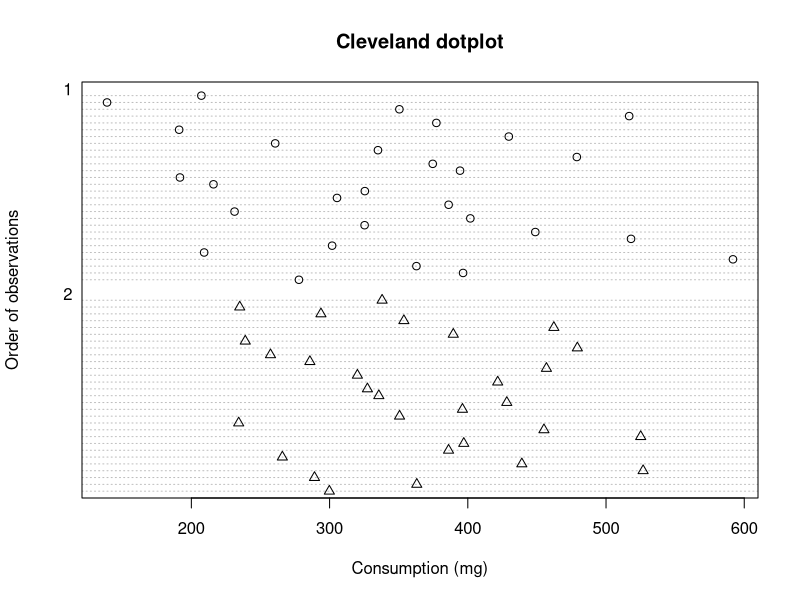
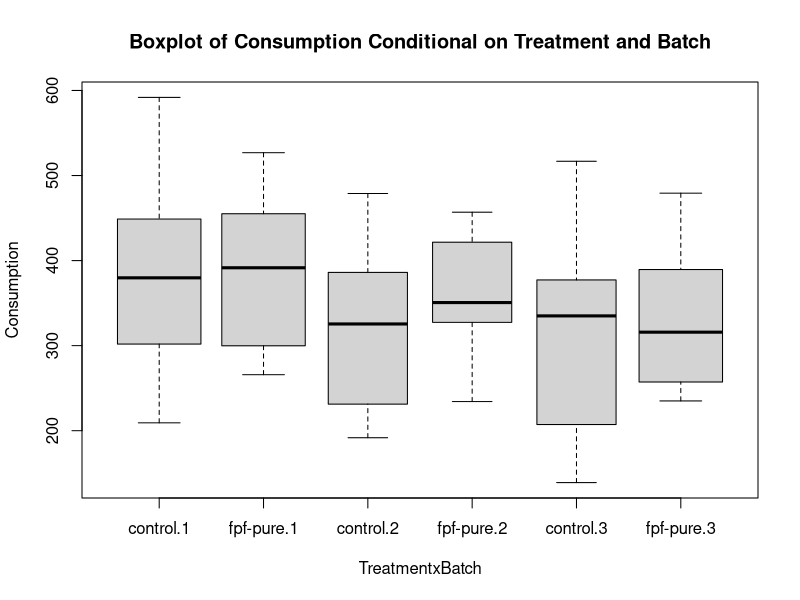
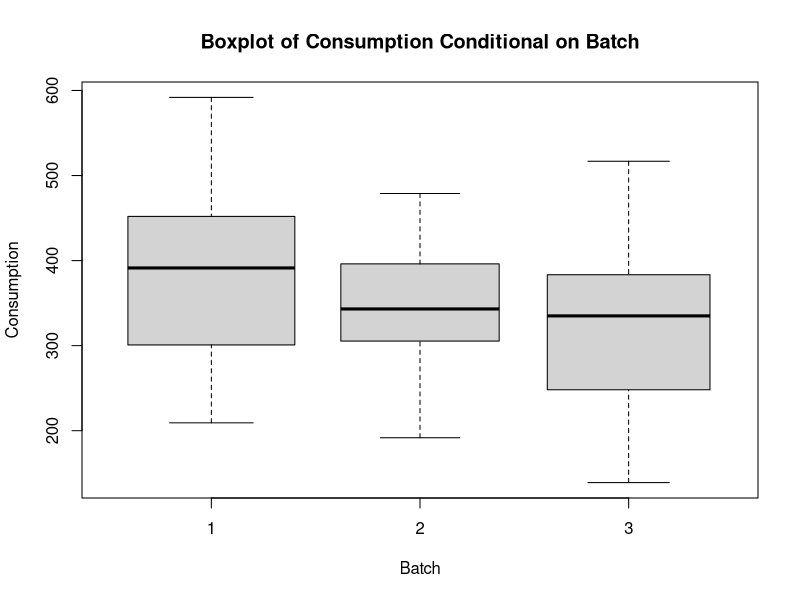
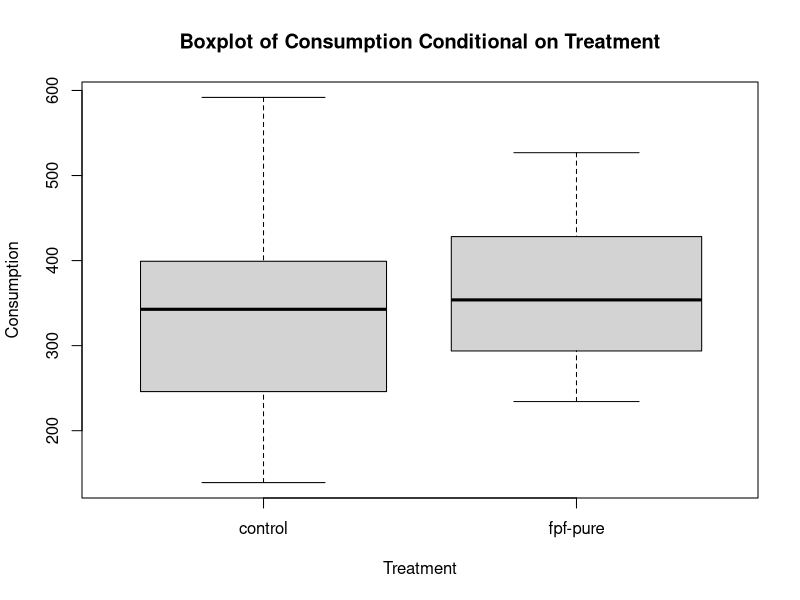
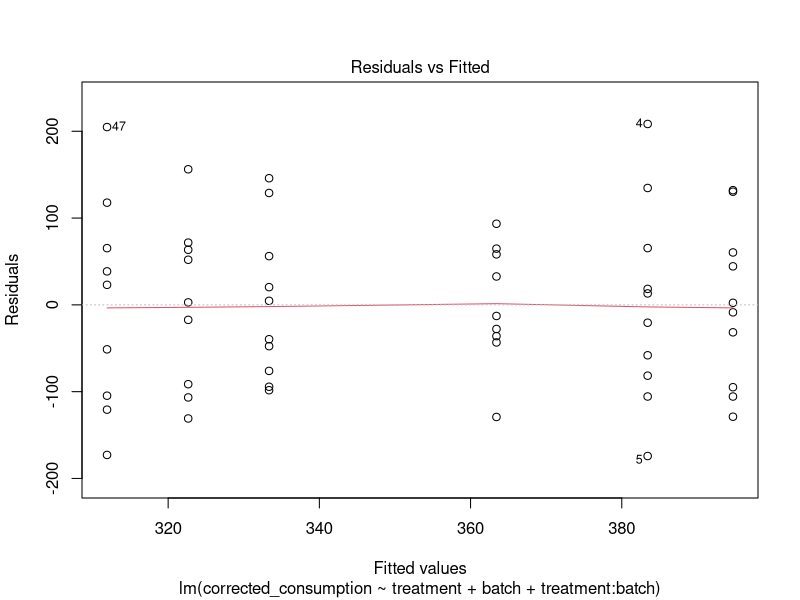
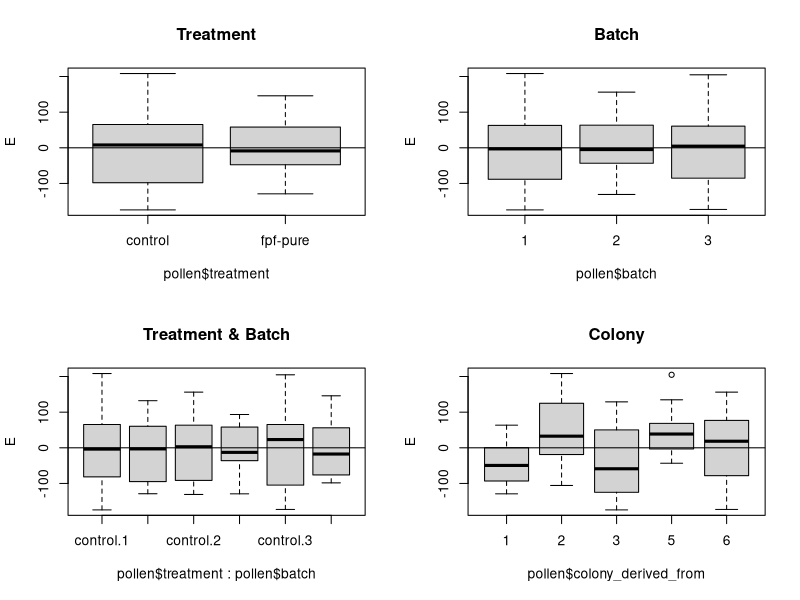
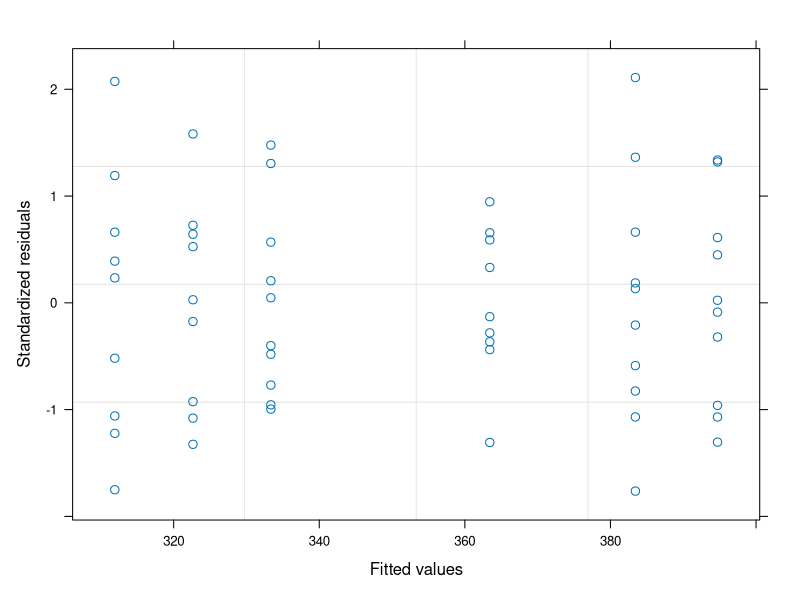
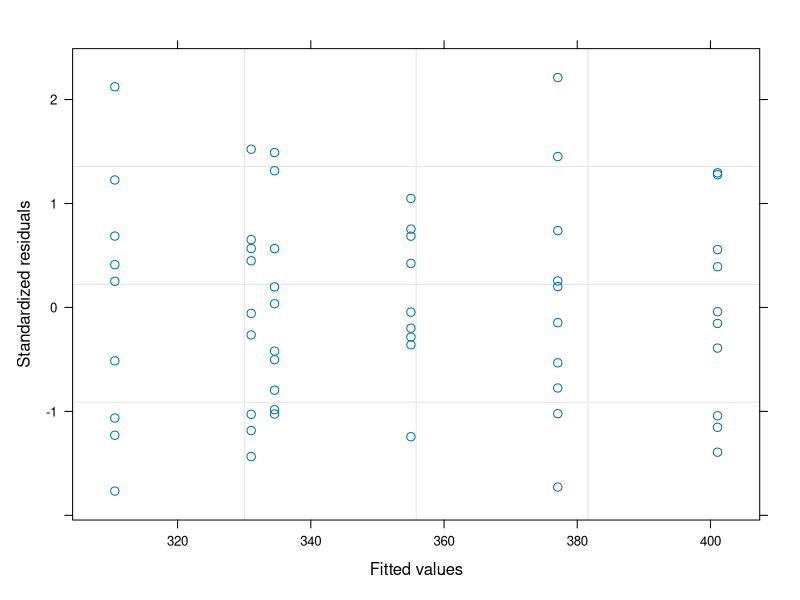

Recreate these plots in R, in order.
## ---- chunk 1
knitr::opts_chunk$set(echo = FALSE, message = FALSE, warning = FALSE)
## ---- chunk 2
pollen <- read.csv("output/pollen_consumption_corrected_long.csv")
## ---- chunk 3
library(tidyverse)

# x1000 for mg
pollen$corrected_consumption <- pollen$corrected_consumption * 1000
## ---- chunk 4
worker_number <- read.csv("input/number_of_workers_each_day.csv")

# convert into long format
day <- c("1", "2", "4", "6", "8", "10")

worker_long <- tibble()

for (i in 1:length(day)) {
  
  worker_temp <- worker_number [, c(1:5, 5+i)]
  
  worker_temp$day <- day [i]
  
  colnames(worker_temp) [6] <- "worker_number"
  
  worker_long <- rbind(worker_long, worker_temp)
  
}

# create microcolony_day variable for worker_long and pollen
worker_long$mc_day <- paste0(worker_long$microcolony.number, "_", worker_long$day)

pollen$mc_day <- paste0(pollen$microcolony_number, "_", pollen$day)

# associate the worker number with the pollen dataframe. below says for each row of pollen df
# scan each row of the worker_long df. if there is a match between the mc_day unique identifier
# then put the worker number value for that row of worker_long into the matched row of pollen df
pollen$worker_number <- 0

for (i in 1:nrow(pollen)) {
  
  for (k in 1:nrow(worker_long)) {
    
      if (pollen$mc_day [i] == worker_long$mc_day [k]) {pollen$worker_number [i] <- worker_long$worker_number [k]}
    
  }
}

# remove mc_day from pollen
pollen <- pollen [,-7]

# divide corrected consumption values by number of bees present
pollen$corrected_consumption <- pollen$corrected_consumption / pollen$worker_number
## ---- chunk 5
# sum consumption by MC
tot_con <- tibble()

microcolony_numbers <- unique(pollen$microcolony_number)

for (i in 1:length(microcolony_numbers)) {
  
  if (length(pollen$corrected_consumption [pollen$microcolony_number == microcolony_numbers [i]]) == 6) {

  filtered_con <- cbind(sum(pollen$corrected_consumption [pollen$microcolony_number == microcolony_numbers [i]]), microcolony_numbers [i])
  
  tot_con <- rbind(tot_con, filtered_con)
  
  }

}

# re-associate these MC values with colony, batch etc information
batch_col_info <- unique(pollen [, c(1,2,3,4)])

batch_col_info$corrected_consumption <- 0 

for (i in 1:nrow(tot_con)) {
  
  for (k in 1:nrow(batch_col_info)) {
    
    if (tot_con [i, 2] == batch_col_info [k, 1]) {
      
      batch_col_info$corrected_consumption [k] <- tot_con [i, 1] 
      
    }
    
  }
  
}

# remove 0s (these had spills) and rename data
pollen <- batch_col_info

pollen <- pollen [pollen$corrected_consumption > 0, ]

## ---- chunk 6
# sort out the variable classes
pollen$microcolony_number <- as.factor(pollen$microcolony_number)
pollen$batch <- as.factor(pollen$batch)
pollen$colony_derived_from <- as.factor(pollen$colony_derived_from)
pollen$treatment <- as.factor(pollen$treatment)
## ---- chunk 7
# Cleveland Dot Plot. First make column with 1 and 2 that correspond to Treatment levels

pollen$clevelandcode <- factor(
ifelse(pollen$treatment == "control",
1,
2))

pollen$clevelandcode <- as.numeric(pollen$clevelandcode)

dotchart(pollen$corrected_consumption,
         groups = factor(pollen$clevelandcode),
         ylab = "Order of observations",
         xlab = "Consumption (mg)", main = "Cleveland dotplot", pch = pollen$clevelandcode)

boxplot(corrected_consumption ~ treatment * batch,
        varwidth = TRUE, xlab = "TreatmentxBatch",
        main = "Boxplot of Consumption Conditional on Treatment and Batch", 
        ylab = "Consumption", data = pollen)

boxplot(corrected_consumption ~ batch,
        varwidth = TRUE, xlab = "Batch",
        main = "Boxplot of Consumption Conditional on Batch", 
        ylab = "Consumption", data = pollen)

boxplot(corrected_consumption ~ treatment,
        varwidth = TRUE, xlab = "Treatment",
        main = "Boxplot of Consumption Conditional on Treatment", 
        ylab = "Consumption", data = pollen)
## ---- chunk 8
# beyond optimal model.

# biologically this is my beyond optimal model.

M.lm <- lm(corrected_consumption ~ treatment + batch + treatment:batch, data = pollen)

summary(M.lm)

# use the residuals from this beyond optimal model
plot(M.lm, which = c (1))
## ---- chunk 9
library(nlme)

M1.gls <- gls(corrected_consumption ~ treatment + batch + treatment:batch, data = pollen, method = "REML")

E <- resid(M1.gls)

op <- par(mfrow = c(2, 2))

boxplot(E ~ pollen$treatment, main = "Treatment")
abline(0, 0)

boxplot(E ~ pollen$batch, main = "Batch")
abline(0, 0)

boxplot(E ~ pollen$treatment * pollen$batch, main = "Treatment & Batch")
abline(0, 0)

boxplot(E ~ pollen$colony_derived_from, main = "Colony")
abline(0, 0)

par(op)

plot(M1.gls, which = c (1))
## ---- chunk 10
# random intercept?
M1.lme <- lme(corrected_consumption ~ treatment + batch + treatment:batch, data = pollen, 
              random = ~1 | colony_derived_from, method = "REML")

AIC(M1.gls, M1.lme)

anova(M1.gls, M1.lme)

library(lmtest)
lrtest(M1.gls, M1.lme)

# What about the variance structure?
M1a.gls <- gls(corrected_consumption ~ treatment + batch + treatment:batch,
               data = pollen,
               method = "REML",
               weights = varIdent(form =~ 1 | treatment*batch))

M1b.gls <- gls(corrected_consumption ~ treatment + batch + treatment:batch,
               data = pollen,
               method = "REML",
               weights = varIdent(form =~ 1 | batch))

AIC(M1.gls, M1a.gls, M1b.gls)

anova(M1.gls, M1b.gls)

anova(M1.gls, M1a.gls)

# no varIdent structure is a significant improvement
## ---- chunk 11
M1.gls <- gls(corrected_consumption ~ treatment + batch + treatment:batch, data = pollen, method = "ML")

# what does AIC say?
library(MASS)
stepAIC(M1.gls)
## ---- chunk 12
# manual 

# round 1
M1.gls.a <- update(M1.gls, .~. - treatment:batch)

anova(M1.gls, M1.gls.a)

# round 2 
M1.gls.b <- update(M1.gls.a, .~. - treatment)
M1.gls.c <- update(M1.gls.a, .~. - batch)

anova(M1.gls.a, M1.gls.b)
anova(M1.gls.a, M1.gls.c)

## ---- chunk 13
M1.gls.a <- update(M1.gls.a, method = "REML")

# extract residuals
E <- resid(M1.gls.a, type = "normalized")

# residuals vs fitted
plot(M1.gls.a, which = c (1))

op <- par(mfrow = c(2, 2))

boxplot(E ~ pollen$treatment, main = "Treatment")
abline(0, 0)

boxplot(E ~ pollen$batch, main = "Batch")
abline(0, 0)

boxplot(E ~ pollen$treatment * pollen$batch, main = "Treatment & Batch")
abline(0, 0)

boxplot(E ~ pollen$colony_derived_from, main = "Colony")
abline(0, 0)

par(op)
## ---- chunk 14
M1.lme.a <- lme(corrected_consumption ~ treatment + batch,
               data = pollen,
               random =~1 | colony_derived_from, method = "REML")

# summary(M1.lme.a)

# extract residuals
E <- resid(M1.lme.a , type = "response")

# residuals vs fitted
plot(M1.lme.a , which = c (1))

op <- par(mfrow = c(2, 2))

boxplot(E ~ pollen$treatment, main = "Treatment")
abline(0, 0)

boxplot(E ~ pollen$batch, main = "Batch")
abline(0, 0)

boxplot(E ~ pollen$treatment * pollen$batch, main = "Treatment & Batch")
abline(0, 0)

boxplot(E ~ pollen$colony_derived_from, main = "Colony")
abline(0, 0)

par(op)

## ---- chunk 15
M1.lme.a <- lme(corrected_consumption ~ treatment + batch,
               data = pollen,
               random =~1 | colony_derived_from, method = "REML",
               weights = varIdent(form =~ 1 | batch*treatment))

# summary(M1.lme.a)

# extract residuals
E <- resid(M1.lme.a , type = "response")

# residuals vs fitted
plot(M1.lme.a , which = c (1))

op <- par(mfrow = c(2, 2))

boxplot(E ~ pollen$treatment, main = "Treatment")
abline(0, 0)

boxplot(E ~ pollen$batch, main = "Batch")
abline(0, 0)

boxplot(E ~ pollen$treatment * pollen$batch, main = "Treatment & Batch")
abline(0, 0)

boxplot(E ~ pollen$colony_derived_from, main = "Colony")
abline(0, 0)

par(op)

## ---- chunk 16
M1.lme.a <- lme(corrected_consumption ~ treatment + batch,
               data = pollen,
               random =~1 | colony_derived_from, method = "REML")
## ---- chunk 17
M1.lme.a <- lme(corrected_consumption ~ treatment + batch,
               data = pollen,
               random =~1 | colony_derived_from, method = "ML")

# round 2 
M1.lme.b <- update(M1.lme.a, .~. - treatment)
M1.lme.c <- update(M1.lme.a, .~. - batch)

anova(M1.lme.a, M1.lme.b)
anova(M1.lme.a, M1.lme.c)
## ---- chunk 18
M1.lme.a <- lme(corrected_consumption ~ treatment + batch,
               data = pollen,
               random =~1 | colony_derived_from, method = "REML")

# summary(M3a.lme.a)

newdat <- expand.grid(treatment=levels(pollen$treatment), batch=levels(pollen$batch))

newdat$pred <- predict(M1.lme.a, newdat, level = 0)

Designmat <- model.matrix(eval(eval(M1.lme.a$call$fixed)[-2]), newdat[-3])

predvar <- diag(Designmat %*% M1.lme.a$varFix %*% t(Designmat))

newdat$SE <- sqrt(predvar)

newdat$ci_lower <- newdat$pred - (1.96 * newdat$SE) # 1.96 or qt(1 - (0.05 / 2), n - 1)?

newdat$ci_higher <- newdat$pred + (1.96 * newdat$SE) # 1.96 or qt(1 - (0.05 / 2), n - 1)?
## ---- chunk 19
batch_one_only <- newdat [newdat$batch == "1", ]

# ggplot
p1 <- ggplot(data = batch_one_only, aes(x = treatment, y = pred, colour = as.factor(treatment))) + 
  
  geom_point(position = position_dodge(width = 0.75), size = 3) +
  
  geom_errorbar(aes(x = treatment,
                    ymin = ci_lower,
                    ymax = ci_higher,
                    colour = as.factor(treatment)),
                position = position_dodge(width = 0.75),
                width = 0.05, 
                size = 0.8) +
  
  geom_point(data = pollen,
             aes(x = treatment,
                 y = corrected_consumption,
                 colour = as.factor(treatment)),
             alpha = 0.4,
             position  = position_jitterdodge(),
             show.legend = FALSE) +
  
  theme_bw() +

  labs(y = "Average Pollen Consumption/Bee/Microcolony", colour = "Treatment") +
    
  # theme(axis.text.x = element_text(angle = 90, vjust = 0.5, hjust=1)) +
    
  ggtitle("Average Pollen Consumption By Treatment") +
    
  theme(plot.title = element_text(hjust = 0.5), axis.title.x = element_blank()) +
  
  scale_color_manual(values = c("#117733", "#332288"), labels = c("Control", "Flupyradifurone")) +
  
  scale_x_discrete(labels=c("Control", "Flupyradifurone")) +
  
  annotate(geom = "text", x = 2.32, y = 145, label = "bolditalic('p')~bold('= 0.344')", fontface = 2, size = 6, parse = TRUE)


p1

## ---- chunk 20
control_only <- newdat [newdat$treatment == "control", ]

p <- ggplot(data = control_only, aes(x = batch, y = pred, colour = as.factor(batch))) + 
  
  geom_point(position = position_dodge(width = 0.75), size = 3) +
  
  geom_errorbar(aes(x = batch,
                    ymin = ci_lower,
                    ymax = ci_higher,
                    colour = as.factor(batch)),
                position = position_dodge(width = 0.75),
                width = 0.05, 
                size = 0.8) +
  
  geom_point(data = pollen,
             aes(x = batch,
                 y = corrected_consumption,
                 colour = as.factor(batch)),
             alpha = 0.4,
             position  = position_jitterdodge(),
             show.legend = FALSE) +
  
  theme_bw() +

  labs(y = "Average Pollen Consumption/Bee/Microcolony", colour = "Batch") +
    
  # theme(axis.text.x = element_text(angle = 90, vjust = 0.5, hjust=1)) +
    
  ggtitle("Average Pollen Consumption By Batch") +
    
  theme(plot.title = element_text(hjust = 0.5), axis.title.x = element_blank()) +
  
  scale_color_manual(values = c("#88CCEE", "#CC6677", "#DDCC77")) +

  annotate(geom = "text", x = 3.25, y = 115, label = "bolditalic('p')~bold('= 0.072')", fontface = 2, size = 6, parse = TRUE)

p
## ---- chunk 21
pdf(file = "./output/pollen_consumption_batch.pdf",   # The directory you want to save the file in
  width = 8, # The width of the plot in inches
  height = 6) # The height of the plot in inches

p

 dev.off()
 
pdf(file = "./output/pollen_consumption_treatment.pdf",   # The directory you want to save the file in
  width = 8, # The width of the plot in inches
  height = 6) # The height of the plot in inches

p1

 dev.off()
## ---- chunk 22

